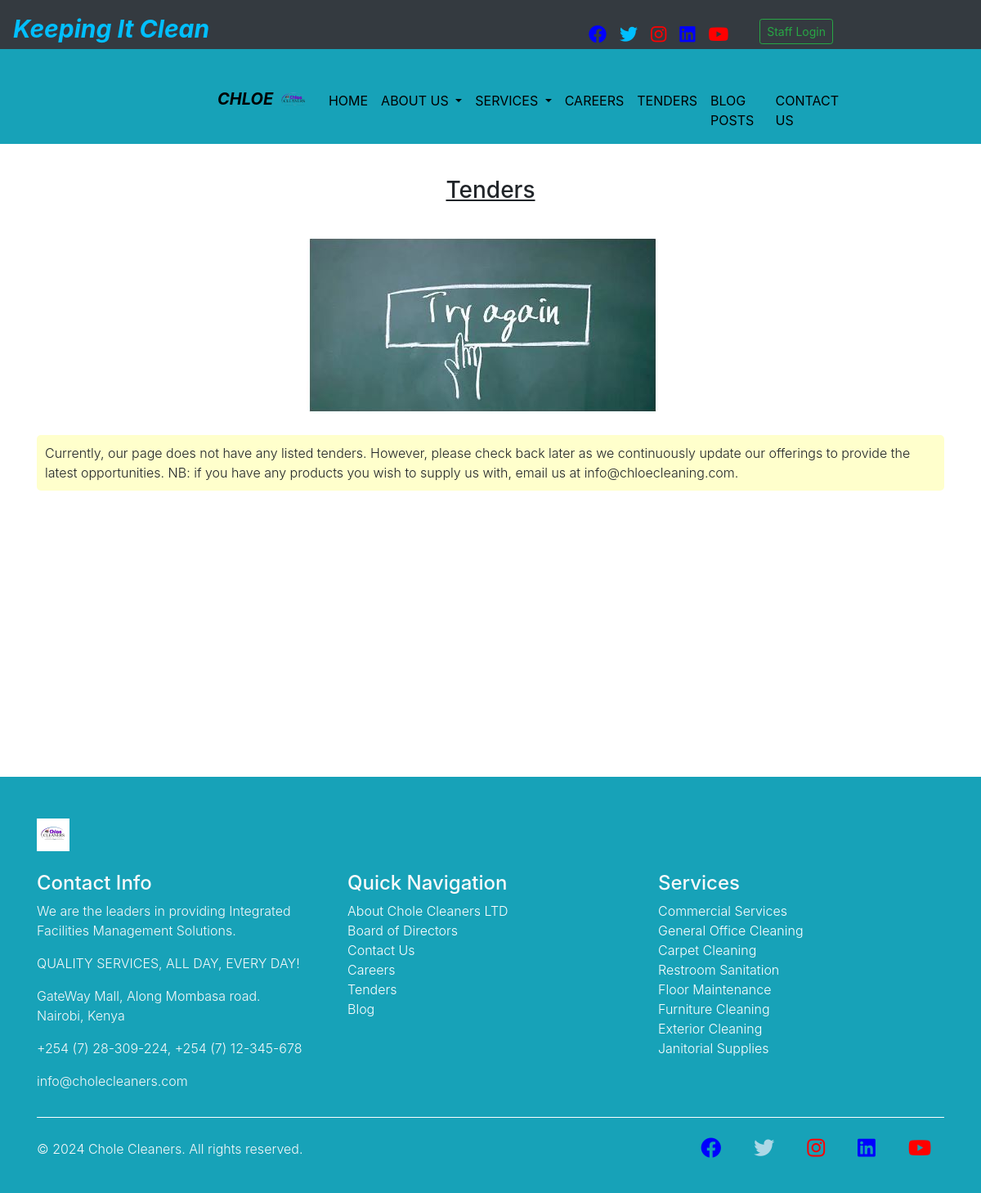
Screenshot of /tenders/ with the database file from the repository.
### chole_cleaners/models.py (models this page shows, shortened)
class Tender(models.Model):
    title = models.CharField(max_length=200)
    details = models.TextField()
    photo = models.ImageField(upload_to='media/', blank=True, null=True)
    author = models.ForeignKey(User, on_delete=models.CASCADE, null=True, blank=True)
    date_posted = models.DateTimeField(auto_now_add=True, null=True, blank=True)
    class Meta:
        verbose_name_plural = "Tenders"

### chole_cleaners/views.py (the view)
# urls.py: path('tenders/', tenders, name='tenders'),
def tenders(request):
    tenders_list = Tender.objects.all()
    return render(request, 'tenders.html', {'tenders_list': tenders_list})

### templates/tenders.html (shortened to what this page needs)
{% extends 'base.html' %}
{% load static %}
{% block content %}
  <section id="tenders">
    <div class="container">
      <div class="row">
        <div class="col-md-12" style="margin-top: 30px; margin-bottom: 300px;">
          {% for tender_item in tenders_list %}
            <div class="tender-item">
              <h3 style="text-align: center; text-decoration: underline; margin-bottom: 40px;">{{ tender_item.title }}</h3>
              {% if tender_item.photo %}
                <img src="{{ tender_item.photo.url }}" alt="{{ tender_item.title }}" class="img-fluid mb-3" style="margin-left: 330px;">
              {% endif %}
              <p class="highlighted-details">{{ tender_item.details }}</p>
            </div>
          {% endfor %}
        </div>
      </div>
    </div>
  </section>
{% endblock %}

### templates/base.html (style rules this page uses)
body { font-style: normal; font-weight: 300; font-family-sans-serif: "Roboto",sans-serif; font-family-monospace: SFMono-Regular,Menlo,Monaco ,Consolas,"Liberation Mono","Courier New",monospace; }

### templates/tenders.html (style rules this page uses)
#tenders .tender-item { margin-bottom: 30px; }
#tenders .img-fluid { max-width: 100%; height: auto; border-radius: 10px; }
#tenders .highlighted-details { background-color: #ffffcc; padding: 10px; border-radius: 5px; margin-top: 10px; }

### rows the page displays
Tender: title "Tenders", photo (picture), details "Currently, our page does not have any listed tenders. However, please check back later as we continuously update our offerings to provide the latest opportunities. NB: if you have any products you wish to supply us with, email us at info@chloecleaning.com."
